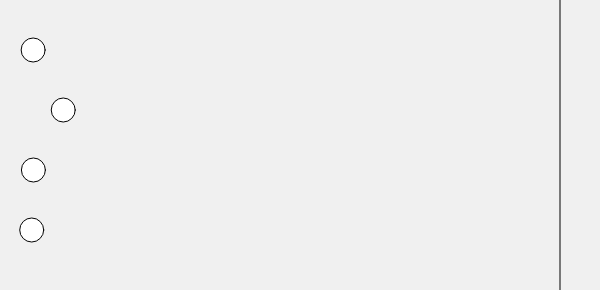
Frame 1 (no input)
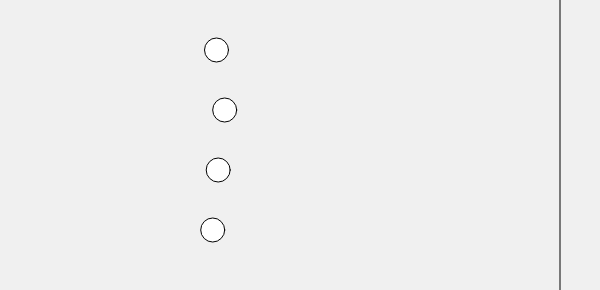
Frame 60 (no input)
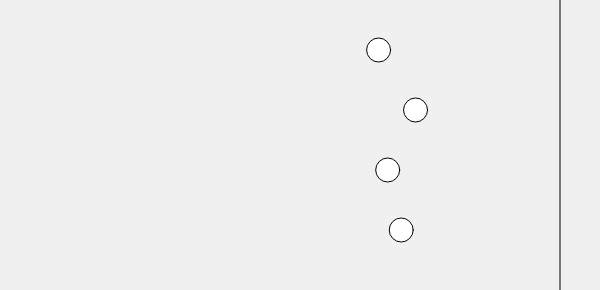
Frame 120 (the mouse pressed at the canvas centre since frame 60)

The p5.js sketch that drew these frames (run headless with seeded random() and noise() and a simulated clock; from frame 60 on, the mouse is pressed at the canvas centre):

// p5.js sketch
// ── sketch.js
let racers = [30, 60, 30, 30]; 
let startY = 50; 
let yStep = 60; 
let finishX = 560; 

function setup() { 
  createCanvas(600, startY + yStep * racers.length); 
} 

function draw() { 
  background(240); 
  line(finishX, 0, finishX, height); 
  
  for (let i = 0; i < racers.length; i++) { 
    let y = startY + yStep * i; 
    
    if (racers[i] < finishX) { 
      // Original rule: racers[i] += random(1, 4);
      
      // NEW RULE: 10% chance for a turbo boost (+6) or normal random speed
      let speed = random(1, 4);
      if (random(1) < 0.1) {
        speed += 6; // Turbo boost!
      }
      
      racers[i] += speed; 
    } 
    
    circle(racers[i], y, 24); 
  } 
}
